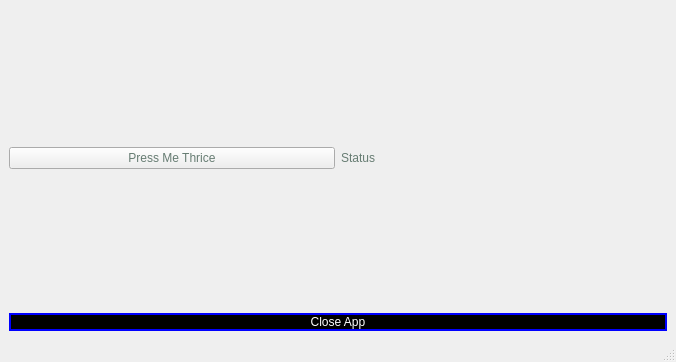
<?xml version="1.0" encoding="UTF-8"?>
<ui version="4.0">
 <class>helloWorld</class>
 <widget class="QMainWindow" name="helloWorld">
  <property name="geometry">
   <rect>
    <x>0</x>
    <y>0</y>
    <width>676</width>
    <height>362</height>
   </rect>
  </property>
  <property name="windowTitle">
   <string>helloWorld</string>
  </property>
  <widget class="QWidget" name="centralwidget">
   <property name="styleSheet">
    <string notr="true">color: rgb(102, 124, 114);</string>
   </property>
   <layout class="QVBoxLayout" name="verticalLayout">
    <item>
     <layout class="QHBoxLayout" name="horizontalLayout">
      <item>
       <widget class="QPushButton" name="pressme">
        <property name="text">
         <string>Press Me Thrice</string>
        </property>
       </widget>
      </item>
      <item>
       <widget class="QLabel" name="status">
        <property name="text">
         <string>Status</string>
        </property>
       </widget>
      </item>
     </layout>
    </item>
    <item>
     <widget class="QPushButton" name="close">
      <property name="sizePolicy">
       <sizepolicy hsizetype="Preferred" vsizetype="Fixed">
        <horstretch>0</horstretch>
        <verstretch>0</verstretch>
       </sizepolicy>
      </property>
      <property name="styleSheet">
       <string notr="true">color: rgb(255, 255, 255);
background-color: rgb(0, 0, 0);
border: 2px solid blue;</string>
      </property>
      <property name="text">
       <string>Close App</string>
      </property>
     </widget>
    </item>
   </layout>
  </widget>
  <widget class="QMenuBar" name="menubar">
   <property name="geometry">
    <rect>
     <x>0</x>
     <y>0</y>
     <width>676</width>
     <height>19</height>
    </rect>
   </property>
  </widget>
  <widget class="QStatusBar" name="statusbar"/>
 </widget>
 <resources/>
 <connections>
  <connection>
   <sender>close</sender>
   <signal>clicked()</signal>
   <receiver>helloWorld</receiver>
   <slot>close()</slot>
   <hints>
    <hint type="sourcelabel">
     <x>294</x>
     <y>324</y>
    </hint>
    <hint type="destinationlabel">
     <x>297</x>
     <y>281</y>
    </hint>
   </hints>
  </connection>
 </connections>
</ui>
